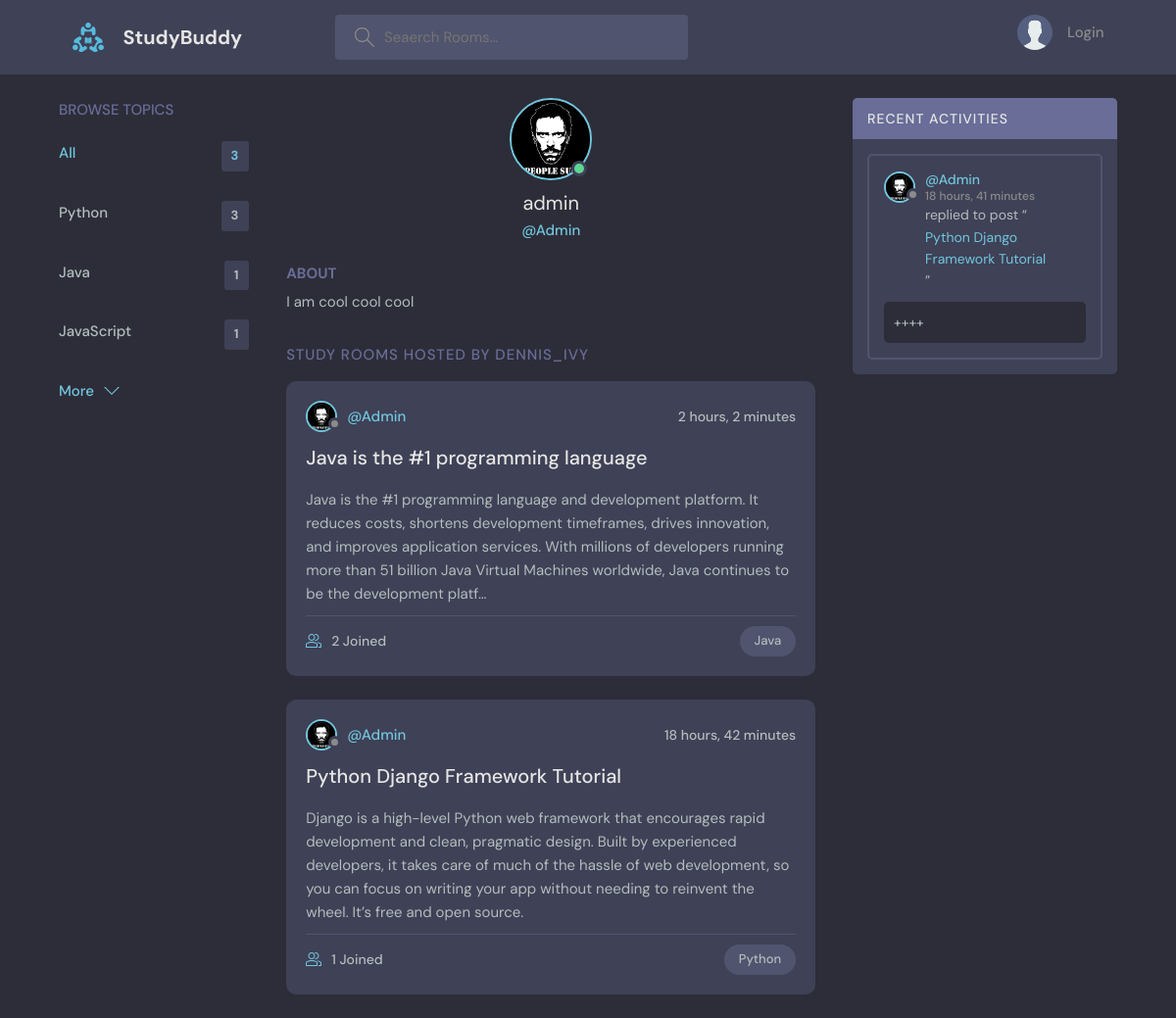
Page /profile/1/ on the committed database.
### base/models.py (models this page shows, shortened)
class Topic(models.Model):
    name = models.CharField(max_length=200)

class User(AbstractUser):
    name = models.CharField(max_length=200, null=True)
    email = models.EmailField(unique=True, null=True)
    bio = models.TextField(null=True)
    avatar = models.ImageField(null=True, default='avatar.svg')
    USERNAME_FIELD = "email"
    REQUIRED_FIELDS = []

class Room(models.Model):
    host = models.ForeignKey(User, on_delete=models.SET_NULL, null=True)        #Пользователь поста
    topic = models.ForeignKey(Topic, on_delete=models.SET_NULL, null=True)      #Раздел поста
    name = models.CharField(max_length=200)                                     #Имя поста
    description = models.TextField(null=True, blank=True)                       #Описание поста
    participants = models.ManyToManyField(
         User, related_name='participants', blank=True)                         #Пользователи оставившие комментарии
    updated = models.DateTimeField(auto_now=True)                               #Дата обновления
    created = models.DateTimeField(auto_now_add=True)                           #Дата создания
    class Meta:
        ordering = ['-updated', '-created']                                     #Сортировка по дате обновления и создания
    def __str__(self):
        return self.name

class Message(models.Model):
    user = models.ForeignKey(User, on_delete=models.CASCADE)                    #Пользователь
    room = models.ForeignKey(Room, on_delete=models.CASCADE)                    #Пост к которуму пишут комментарий
    body = models.TextField()                                                   #Тело комментария
    updated = models.DateTimeField(auto_now=True)                               #Дата обновления
    created = models.DateTimeField(auto_now_add=True)                           #Дата создания
    class Meta:
        ordering = ['-updated', '-created']                                     #Сортировка по дате обновления и создания

### base/views.py (the view)
# urls.py: path('profile/<str:pk>/', views.userProfile, name='user-profile'),
def userProfile(request, pk):
    user = User.objects.get(id=pk)
    rooms = user.room_set.all()
    room_messages = user.message_set.all()
    topics = Topic.objects.all()
    context = {'user': user, 'rooms': rooms,
               'room_messages': room_messages, 'topics': topics}
    return  render(request, 'base/profile.html', context)

### base/templates/base/profile.html (shortened to what this page needs)
{% extends 'main.html' %}
{% load static %}
{% block content %}
  <main class="profile-page layout layout--3">
    <div class="container">
      {% include 'base/topics_component.html' %}
      <div class="roomList">
        <div class="profile">
          <div class="profile__avatar">
            <div class="avatar avatar--large active">
              <img src="{{ user.avatar.url }}" />
            </div>
          </div>
          <div class="profile__info">
            <h3>{{ user.username }}</h3>
            <p>@{{ user.name }}</p>
          </div>
          <div class="profile__about">
            <h3>About</h3>
            <p>
              {{ user.bio }}
            </p>
          </div>
        </div>
        <div class="roomList__header">
          <div>
            <h2>Study Rooms Hosted by dennis_ivy</a>
            </h2>
          </div>
        </div>
        {% include 'base/feed_component.html' %}
      </div>
      {% include 'base/activity_component.html' %}
    </div>
  </main>
{% endblock %}

### templates/main.html (shortened to what this page needs)
<!DOCTYPE html>
{% load static %}
<html lang="en">
  <head>
    <link rel="stylesheet" href="{% static 'styles/style.css' %}" />
  </head>
  <body>
    {% include 'navbar.html' %}
    <div>
    {% block content %}{% endblock %}
    </div>
  </body>
</html>

### templates/navbar.html (shortened to what this page needs)
{% load static %}
<header class="header header--loggedIn">
  <div class="container">
    <a href="{% url 'home' %}" class="header__logo">
      <img src="{% static 'images/logo.svg' %}" />
      <h1>StudyBuddy</h1>
    </a>
    <form class="header__search" method="GET" action="{% url 'home' %}">
      <label>
        <input name="q" placeholder="Seaerch Rooms..."/>
      </label>
    </form>
    <nav class="header__menu">
      {% if request.user.is_authenticated %}
      <div class="header__user">
        <a href="{% url 'user-profile' request.user.id %}">
          <div class="avatar avatar--medium active">
            <img src="{{ request.user.avatar.url }}" />
          </div>
          <p>{{ request.user.username }} <span>@{{ request.user.username }}</span></p>
        </a>
        <button class="dropdown-button">
          <svg version="1.1" xmlns="http://www.w3.org/2000/svg" width="32" height="32" viewBox="0 0 32 32">
            <title>chevron-down</title>
            <path d="M16 21l-13-13h-3l16 16 16-16h-3l-13 13z"></path>
          </svg>
        </button>
      </div>
      {% else %}
      <a href="{% url 'login' %}">
        <img src="{% static 'images/avatar.svg' %}" />
        <p>Login</p>
      </a>
      {% endif %}
    </nav>
  </div>
</header>

### base/templates/base/topics_component.html
<div class="topics">
      <div class="topics__header">
        <h2>Browse Topics</h2>
      </div>
      <ul class="topics__list">
        <li>
          <a href="{% url 'home' %}" class="active">All <span>{{ topics.count }}</span></a>
        </li>
          {% for topic in topics %}
        <li>
          <a href="{% url 'home' %}?q={{ topic.name }}">{{ topic.name }} <span>{{ topic.room_set.all.count }}</span></a>
        </li>
          {% endfor %}
      </ul>
              <a class="btn btn--link" href="{% url 'topics' %}">
                More
                <svg version="1.1" xmlns="http://www.w3.org/2000/svg" width="32" height="32" viewBox="0 0 32 32">
                  <title>chevron-down</title>
                  <path d="M16 21l-13-13h-3l16 16 16-16h-3l-13 13z"></path>
                </svg>
              </a>
</div>

### base/templates/base/feed_component.html (shortened to what this page needs)
{% for room in rooms %}
    <div class="roomListRoom">
    <div class="roomListRoom__header">
      <a href="{% url 'user-profile' room.host.id %}" class="roomListRoom__author">
        <div class="avatar avatar--small">
          <img src="{{ room.host.avatar.url }}" />
        </div>
        <span>@{{ room.host.name }}</span>
      </a>
      <div class="roomListRoom__actions">
        <span>{{ room.created|timesince }}</span>
      </div>
    </div>
    <div class="roomListRoom__content">
      <a href="{% url 'room' room.id %}">{{ room.name }}</a>
      <p>
        {{ room.description|truncatechars:300 }}
      </p>
    </div>
    <div class="roomListRoom__meta">
      <a href="{% url 'room' room.id %}" class="roomListRoom__joined">
        {{ room.participants.all.count }} Joined
      </a>
      <p class="roomListRoom__topic">{{ room.topic.name }}</p>
    </div>
    </div>
{% endfor %}

### base/templates/base/activity_component.html (shortened to what this page needs)
<div class="activities">
    <div class="activities__header">
        <h2>Recent Activities</h2>
    </div>
    {% for message in room_messages %}
      <div class="activities__box">
        <div class="activities__boxHeader roomListRoom__header">
          <a href="{% url 'user-profile' message.user.id %}" class="roomListRoom__author">
            <div class="avatar avatar--small">
              <img src="{{ message.user.avatar.url }}" />
            </div>
            <p>
              @{{ message.user.name }}
              <span>{{ message.created|timesince }}</span>
            </p>
          </a>
        </div>
        <div class="activities__boxContent">
          <p>replied to post “<a href="{% url 'room' message.room.id %}">{{ message.room }}</a>”</p>
          <div class="activities__boxRoomContent">
            {{ message.body }}
          </div>
        </div>
      </div>
    {% endfor %}
</div>

### rows in the picture
Topic: name "Python", room_set.all.count "3"
Topic: name "Java", room_set.all.count "1"
Topic: name "JavaScript", room_set.all.count "1"
User: avatar (picture), username "admin", name "Admin", bio "I am cool cool cool"
Room: host.avatar (picture), host.name "Admin", created "2 hours, 2 minutes", name "Java is the #1 programming language", description "Java is the #1 programming language and development platform. It reduces costs, shortens development timeframes, drives innovation, and improves application services. With millions of developers running more than 51 billion Java Virtual Machines worldwide, Java continues to be the development platf…", participants.all.count "2", topic.name "Java"
Room: host.avatar (picture), host.name "Admin", created "18 hours, 42 minutes", name "Python Django Framework Tutorial", description "Django is a high-level Python web framework that encourages rapid development and clean, pragmatic design. Built by experienced developers, it takes care of much of the hassle of web development, so you can focus on writing your app without needing to reinvent the wheel. It’s free and open source.", participants.all.count "1", topic.name "Python"
Message: user.avatar (picture), user.name "Admin", created "18 hours, 41 minutes", room "Python Django Framework Tutorial", body "++++"

### other values in the picture
{{ topics.count }} "3"
